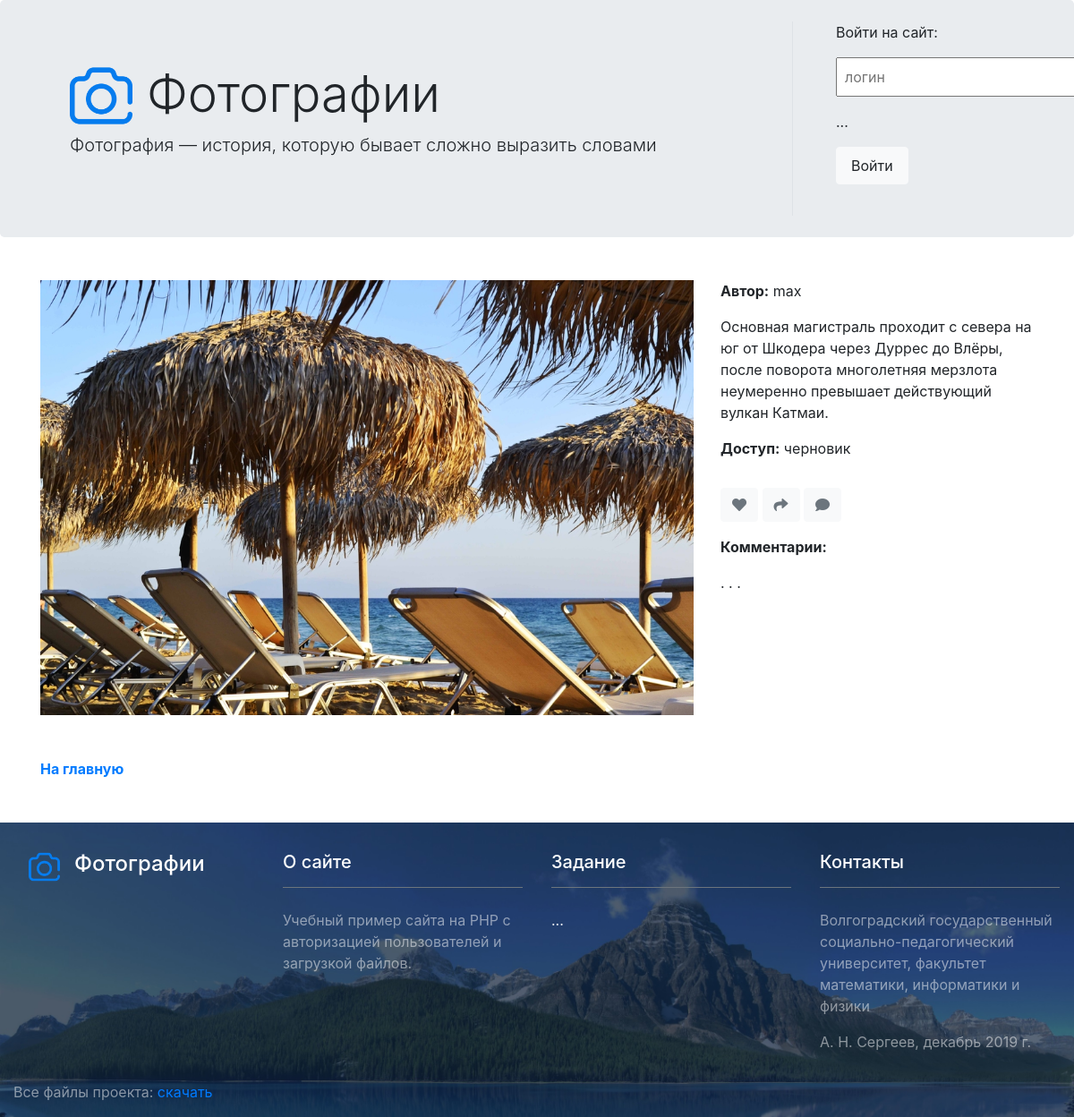
/?photo=2, run on the app's committed database.
### tables this page shows
CREATE TABLE IF NOT EXISTS `photos` (
  `id` int(11) NOT NULL AUTO_INCREMENT,
  `file` varchar(255) NOT NULL,
  `caption` text NOT NULL,
  `user` varchar(20) NOT NULL,
  `status` varchar(20) NOT NULL,
  PRIMARY KEY (`id`),
  KEY `user` (`user`,`status`)
);

### photo.php (the view)
<div class="container mb-5">
    <?php
        $status = array(    "private" => "закрытый",
                            "public" => "открытый",
                            "draft" => "черновик" );
        $result = $mysqli->query( "SELECT * FROM photos WHERE id=$photo" );
        $row = $result->fetch_assoc();
    ?>
    <div class="row">
        <div class="col col-12 col-md-8 mt-5">
            <img src="photos/<?php echo $row['file'] ?>" class="img-fluid">
        </div>
        <div class="col col-12 col-md-4 mt-5">
            <p><strong>Автор:</strong> <?php echo $row['user'] ?>
            <p><?php echo $row['caption'] ?>
            <p><strong>Доступ:</strong> <?php echo $status[$row['status']] ?>
            <p>
            <a href="123" class="btn btn-light text-secondary mt-3" title="Лайк"><i class="fas fa-heart"></i></a>
            <a href="123" class="btn btn-light text-secondary mt-3" title="Репост"><i class="fas fa-share"></i></a>
            <a href="123" class="btn btn-light text-secondary mt-3" title="Комментарий"><i class="fas fa-comment"></i></a>
            <p><strong>Комментарии:</strong>
            <p>. . .
        </div>
    </div>
    <div class="row mt-5">
        <div class="col">
            <strong><a href=".">На главную</a></strong>
        </div>
    </div>
</div>

### data on the page
photos: file (picture), user "max", caption "Основная магистраль проходит с севера на юг от Шкодера через Дуррес до Влёры, после поворота многолетняя мерзлота неумеренно превышает действующий вулкан Катмаи.", status "черновик"
